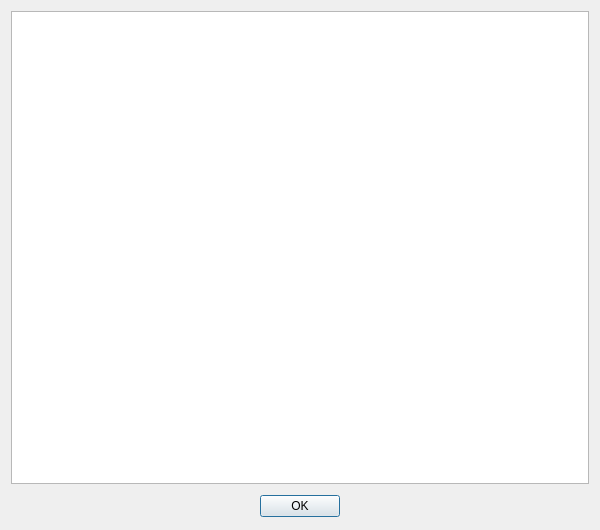
<?xml version="1.0" encoding="UTF-8"?>
<ui version="4.0">
 <class>AboutDialog</class>
 <widget class="QDialog" name="AboutDialog">
  <property name="geometry">
   <rect>
    <x>0</x>
    <y>0</y>
    <width>600</width>
    <height>530</height>
   </rect>
  </property>
  <property name="minimumSize">
   <size>
    <width>600</width>
    <height>530</height>
   </size>
  </property>
  <property name="windowTitle">
   <string>About Apprentice Video Classic</string>
  </property>
  <property name="windowIcon">
   <iconset resource="apprenticevideo-classic.qrc">
    <normaloff>:/images/apprenticevideo-classic.png</normaloff>:/images/apprenticevideo-classic.png</iconset>
  </property>
  <layout class="QGridLayout" name="gridLayout">
   <property name="leftMargin">
    <number>11</number>
   </property>
   <property name="topMargin">
    <number>11</number>
   </property>
   <property name="rightMargin">
    <number>11</number>
   </property>
   <property name="bottomMargin">
    <number>13</number>
   </property>
   <property name="verticalSpacing">
    <number>11</number>
   </property>
   <item row="0" column="0" colspan="3">
    <widget class="QTextBrowser" name="textBrowser">
     <property name="openExternalLinks">
      <bool>true</bool>
     </property>
    </widget>
   </item>
   <item row="1" column="0">
    <spacer name="spacer_4">
     <property name="orientation">
      <enum>Qt::Horizontal</enum>
     </property>
     <property name="sizeHint" stdset="0">
      <size>
       <width>238</width>
       <height>0</height>
      </size>
     </property>
    </spacer>
   </item>
   <item row="1" column="1">
    <widget class="QPushButton" name="okButton">
     <property name="text">
      <string>OK</string>
     </property>
    </widget>
   </item>
   <item row="1" column="2">
    <spacer name="spacer_3">
     <property name="orientation">
      <enum>Qt::Horizontal</enum>
     </property>
     <property name="sizeHint" stdset="0">
      <size>
       <width>0</width>
       <height>0</height>
      </size>
     </property>
    </spacer>
   </item>
  </layout>
 </widget>
 <resources>
  <include location="apprenticevideo-classic.qrc"/>
 </resources>
 <connections>
  <connection>
   <sender>okButton</sender>
   <signal>clicked()</signal>
   <receiver>AboutDialog</receiver>
   <slot>accept()</slot>
   <hints>
    <hint type="sourcelabel">
     <x>159</x>
     <y>232</y>
    </hint>
    <hint type="destinationlabel">
     <x>158</x>
     <y>127</y>
    </hint>
   </hints>
  </connection>
 </connections>
</ui>
